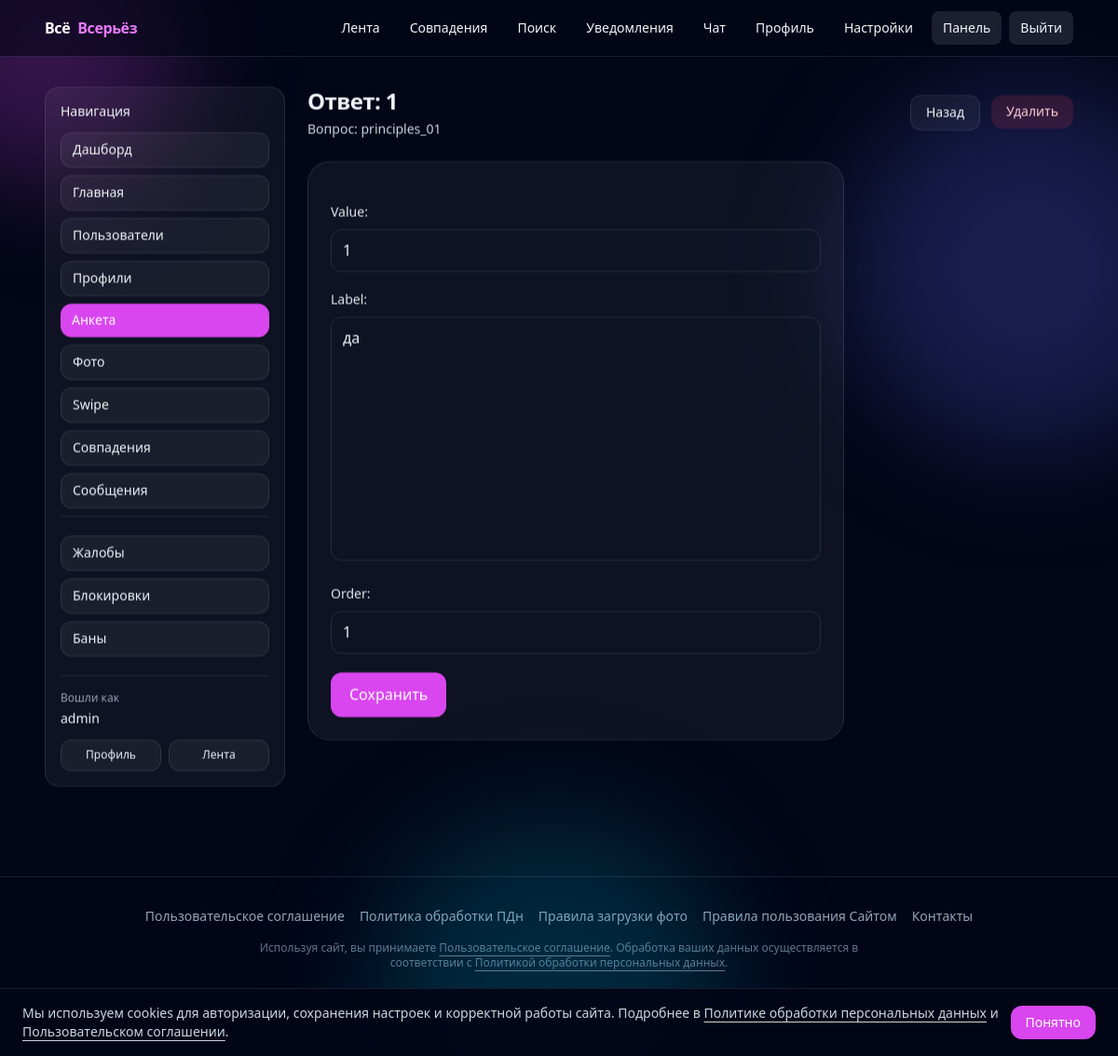
Screenshot of /panel/questionnaire/choices/2513/ (signed in) with the database file from the repository.
### accounts/models.py (models this page shows, shortened)
class User(AbstractUser):
    email = models.EmailField(unique=True)
    email_verified = models.BooleanField(default=False)
    wallet_balance = models.DecimalField(
        max_digits=10, decimal_places=2, default=Decimal("0"))
    terms_accepted_at = models.DateTimeField(null=True, blank=True)
    privacy_accepted_at = models.DateTimeField(null=True, blank=True)
    special_category_consent = models.BooleanField(default=False)
    special_category_consent_at = models.DateTimeField(null=True, blank=True)
    special_category_consent_revoked_at = models.DateTimeField(
        null=True, blank=True)

### profiles/models.py (models this page shows, shortened)
class QuestionnaireChoice(models.Model):
    question = models.ForeignKey(
        QuestionnaireQuestion,
        on_delete=models.CASCADE,
        related_name="choices",
    )
    value = models.CharField(max_length=64)
    label = models.TextField()
    order = models.PositiveIntegerField(default=0)
    class Meta:
        ordering = ["order", "id"]
        constraints = [
            models.UniqueConstraint(
                fields=["question", "value"], name="uniq_question_choice_value"),
        ]

class QuestionnaireQuestion(models.Model):
    section = models.ForeignKey(
        QuestionnaireSection,
        on_delete=models.CASCADE,
        related_name="questions",
    )
    code = models.SlugField(max_length=64, unique=True)
    gender = models.CharField(
        max_length=16, choices=Profile.Gender.choices, blank=True, default="")
    text = models.TextField()
    input_type = models.CharField(max_length=16, blank=True, default="choice")
    is_multiple = models.BooleanField(default=False)
    show_in_me = models.BooleanField(default=True)
    show_in_ideal = models.BooleanField(default=True)
    order = models.PositiveIntegerField(default=0)
    class Meta:
        ordering = ["order", "id"]

### panel/views.py (the view)
@staff_required
def questionnaire_choice_edit(request, choice_id: int):
    choice = get_object_or_404(
        QuestionnaireChoice.objects.select_related(
            "question", "question__section"),
        id=choice_id,
    )
    if request.method == "POST":
        form = QuestionnaireChoiceForm(request.POST, instance=choice)
        if form.is_valid():
            form.save()
            messages.success(request, "Ответ сохранён")
            return redirect("panel_questionnaire_question_edit", question_id=choice.question_id)
    else:
        form = QuestionnaireChoiceForm(instance=choice)
    return render(
        request,
        "panel/questionnaire_choice_form.html",
        {
            "form": form,
            "section": choice.question.section,
            "question": choice.question,
            "choice": choice,
            "back_url": redirect("panel_questionnaire_question_edit", question_id=choice.question_id).url,
        },
    )

### panel/forms.py
class QuestionnaireChoiceForm(forms.ModelForm):
    def __init__(self, *args, **kwargs):
        super().__init__(*args, **kwargs)
        if self.instance and self.instance.pk:
            self.fields["value"].disabled = True
    class Meta:
        model = QuestionnaireChoice
        fields = ("value", "label", "order")

### accounts/context_processors.py (called while the page is built)
def unread_notifications(request):
    user = getattr(request, "user", None)
    if not user or not getattr(user, "is_authenticated", False):
        return {"unread_notifications_count": 0, "unread_chat_notifications_count": 0}
    from .models import UserNotification
    count = UserNotification.objects.filter(recipient=user, is_read=False).count()
    chat_count = UserNotification.objects.filter(
        recipient=user,
        is_read=False,
        event=UserNotification.Event.NEW_MESSAGE,
    ).count()
    return {"unread_notifications_count": count, "unread_chat_notifications_count": chat_count}

def staff_flags(request):
    user = getattr(request, "user", None)
    if not user or not getattr(user, "is_authenticated", False):
        return {"is_matchmaker": False}
    try:
        is_matchmaker = user.groups.filter(name="matchmaker").exists()
    except Exception:
        is_matchmaker = False
    return {"is_matchmaker": bool(is_matchmaker)}

### matchmaking/models.py (called while the page is built)
    def active(self):
        now = timezone.now()
        return self.filter(revoked_at__isnull=True).filter(
            Q(expires_at__isnull=True) | Q(expires_at__gt=now)
        )

### panel/views.py (called while the page is built)
def staff_required(view_func):
    @login_required
    @wraps(view_func)
    def _wrapped(request, *args, **kwargs):
        if not request.user.is_staff:
            raise PermissionDenied
        return view_func(request, *args, **kwargs)
    return _wrapped

### templates/panel/questionnaire_choice_form.html (shortened to what this page needs)
{% extends 'panel/base.html' %}
{% block panel_heading %}{% if choice %}Ответ: {{ choice.value }}{% else %}Новый ответ{% endif %}{% endblock %}
{% block panel_subtitle %}Вопрос: {{ question.code }}{% endblock %}
{% block panel_top_actions %}
<a class="rounded-xl border border-white/10 bg-white/5 px-4 py-2 text-sm font-medium hover:bg-white/10" href="{{ back_url }}">Назад</a>
{% if choice %}
<form method="post" action="{% url 'panel_questionnaire_choice_delete' choice.id %}" class="inline" data-confirm="Удалить ответ «{{ choice.value }}»?" data-loading-text="Удаляю…">
    <button type="submit" class="rounded-xl bg-rose-500/15 px-4 py-2 text-sm font-medium text-rose-200 hover:bg-rose-500/25" data-loading-text="Удаляю…">Удалить</button>
</form>
{% endif %}
{% endblock %}
{% block panel_content %}
<div class="max-w-xl rounded-3xl border border-white/10 bg-white/5 p-6">
    <form method="post" class="space-y-5">
        {% for field in form %}
        <div>
            {{ field.label_tag }}
            {{ field }}
        </div>
        {% endfor %}
        <button type="submit" class="rounded-xl bg-fuchsia-500 px-5 py-3 font-medium text-white hover:bg-fuchsia-400">Сохранить</button>
    </form>
</div>
{% endblock %}

### templates/panel/base.html (shortened to what this page needs)
{% extends 'base.html' %}
{% block content %}
<div class="grid gap-6 lg:grid-cols-12">
    <aside class="lg:col-span-3">
        <div class="rounded-2xl border border-white/10 bg-white/5 p-4">
            <div class="text-sm font-medium">Навигация</div>
            {% with current=request.resolver_match.url_name %}
            <nav class="mt-3 space-y-2 text-sm">
                {% if request.user.is_staff %}
                <a href="{% url 'panel_dashboard' %}"
                    class="block rounded-xl px-3 py-2 font-medium {% if current == 'panel_dashboard' %}bg-fuchsia-500 text-white{% else %}border border-white/10 bg-white/5 text-slate-100 hover:bg-white/10{% endif %}">Дашборд</a>
                <a href="{% url 'panel_home_pages' %}"
                    class="block rounded-xl px-3 py-2 font-medium {% if current == 'panel_home_pages' or current == 'panel_home_page_create' or current == 'panel_home_page_edit' or current == 'panel_home_block_create' or current == 'panel_home_block_edit' %}bg-fuchsia-500 text-white{% else %}border border-white/10 bg-white/5 text-slate-100 hover:bg-white/10{% endif %}">Главная</a>
                <a href="{% url 'panel_users' %}"
                    class="block rounded-xl px-3 py-2 font-medium {% if current == 'panel_users' or current == 'panel_user_detail' or current == 'panel_user_set_password' %}bg-fuchsia-500 text-white{% else %}border border-white/10 bg-white/5 text-slate-100 hover:bg-white/10{% endif %}">Пользователи</a>
                <a href="{% url 'panel_profiles' %}"
                    class="block rounded-xl px-3 py-2 font-medium {% if current == 'panel_profiles' or current == 'panel_profile_detail' %}bg-fuchsia-500 text-white{% else %}border border-white/10 bg-white/5 text-slate-100 hover:bg-white/10{% endif %}">Профили</a>
                <a href="{% url 'panel_questionnaire_sections' %}"
                    class="block rounded-xl px-3 py-2 font-medium {% if current == 'panel_questionnaire_sections' or current == 'panel_questionnaire_section_create' or current == 'panel_questionnaire_section_edit' or current == 'panel_questionnaire_question_create' or current == 'panel_questionnaire_question_edit' or current == 'panel_questionnaire_choice_create' or current == 'panel_questionnaire_choice_edit' %}bg-fuchsia-500 text-white{% else %}border border-white/10 bg-white/5 text-slate-100 hover:bg-white/10{% endif %}">Анкета</a>
                <a href="{% url 'panel_photos' %}"
                    class="block rounded-xl px-3 py-2 font-medium {% if current == 'panel_photos' %}bg-fuchsia-500 text-white{% else %}border border-white/10 bg-white/5 text-slate-100 hover:bg-white/10{% endif %}">Фото</a>
                <a href="{% url 'panel_swipes' %}"
                    class="block rounded-xl px-3 py-2 font-medium {% if current == 'panel_swipes' %}bg-fuchsia-500 text-white{% else %}border border-white/10 bg-white/5 text-slate-100 hover:bg-white/10{% endif %}">Swipe</a>
                <a href="{% url 'panel_matches' %}"
                    class="block rounded-xl px-3 py-2 font-medium {% if current == 'panel_matches' %}bg-fuchsia-500 text-white{% else %}border border-white/10 bg-white/5 text-slate-100 hover:bg-white/10{% endif %}">Совпадения</a>
                <a href="{% url 'panel_messages' %}"
                    class="block rounded-xl px-3 py-2 font-medium {% if current == 'panel_messages' %}bg-fuchsia-500 text-white{% else %}border border-white/10 bg-white/5 text-slate-100 hover:bg-white/10{% endif %}">Сообщения</a>
                <div class="mt-3 border-t border-white/10 pt-3"></div>
                <a href="{% url 'panel_reports' %}"
                    class="block rounded-xl px-3 py-2 font-medium {% if current == 'panel_reports' %}bg-fuchsia-500 text-white{% else %}border border-white/10 bg-white/5 text-slate-100 hover:bg-white/10{% endif %}">Жалобы</a>
                <a href="{% url 'panel_blocks' %}"
                    class="block rounded-xl px-3 py-2 font-medium {% if current == 'panel_blocks' %}bg-fuchsia-500 text-white{% else %}border border-white/10 bg-white/5 text-slate-100 hover:bg-white/10{% endif %}">Блокировки</a>
                <a href="{% url 'panel_bans' %}"
                    class="block rounded-xl px-3 py-2 font-medium {% if current == 'panel_bans' or current == 'panel_ban_create' or current == 'panel_user_ban' %}bg-fuchsia-500 text-white{% else %}border border-white/10 bg-white/5 text-slate-100 hover:bg-white/10{% endif %}">Баны</a>
                {% endif %}
            </nav>
            {% endwith %}
            <div class="mt-5 border-t border-white/10 pt-4">
                <div class="text-xs text-slate-400">Вошли как</div>
                <div class="mt-1 text-sm font-medium">{{ request.user.username }}</div>
                <div class="mt-3 flex gap-2">
                    <a href="{% url 'me' %}"
                        class="flex-1 rounded-xl border border-white/10 bg-white/5 px-3 py-2 text-center text-xs font-medium hover:bg-white/10">Профиль</a>
                    <a href="{% url 'feed' %}"
                        class="flex-1 rounded-xl border border-white/10 bg-white/5 px-3 py-2 text-center text-xs font-medium hover:bg-white/10">Лента</a>
                </div>
            </div>
        </div>
    </aside>
    <section class="lg:col-span-9">
        <div class="flex flex-col gap-4 sm:flex-row sm:items-center sm:justify-between">
            <div>
                <h1 class="text-2xl font-semibold tracking-tight">{% block panel_heading %}Панель{% endblock %}</h1>
                <p class="mt-1 text-sm text-slate-300">{% block panel_subtitle %}{% endblock %}</p>
            </div>
            <div class="flex gap-3">
                {% block panel_top_actions %}{% endblock %}
            </div>
        </div>
        <div class="mt-6">
            {% block panel_content %}{% endblock %}
        </div>
    </section>
</div>
{% endblock %}

### templates/base.html (style rules this page uses)
:root { color-scheme: dark; }
html { scroll-behavior: smooth; }

### rows the page displays
User: user.username "admin"
QuestionnaireChoice: value "1", form "1" "да" "1"
QuestionnaireQuestion: code "principles_01"

### other values shown
{{ field.label_tag }} "Value:" "Label:" "Order:"
